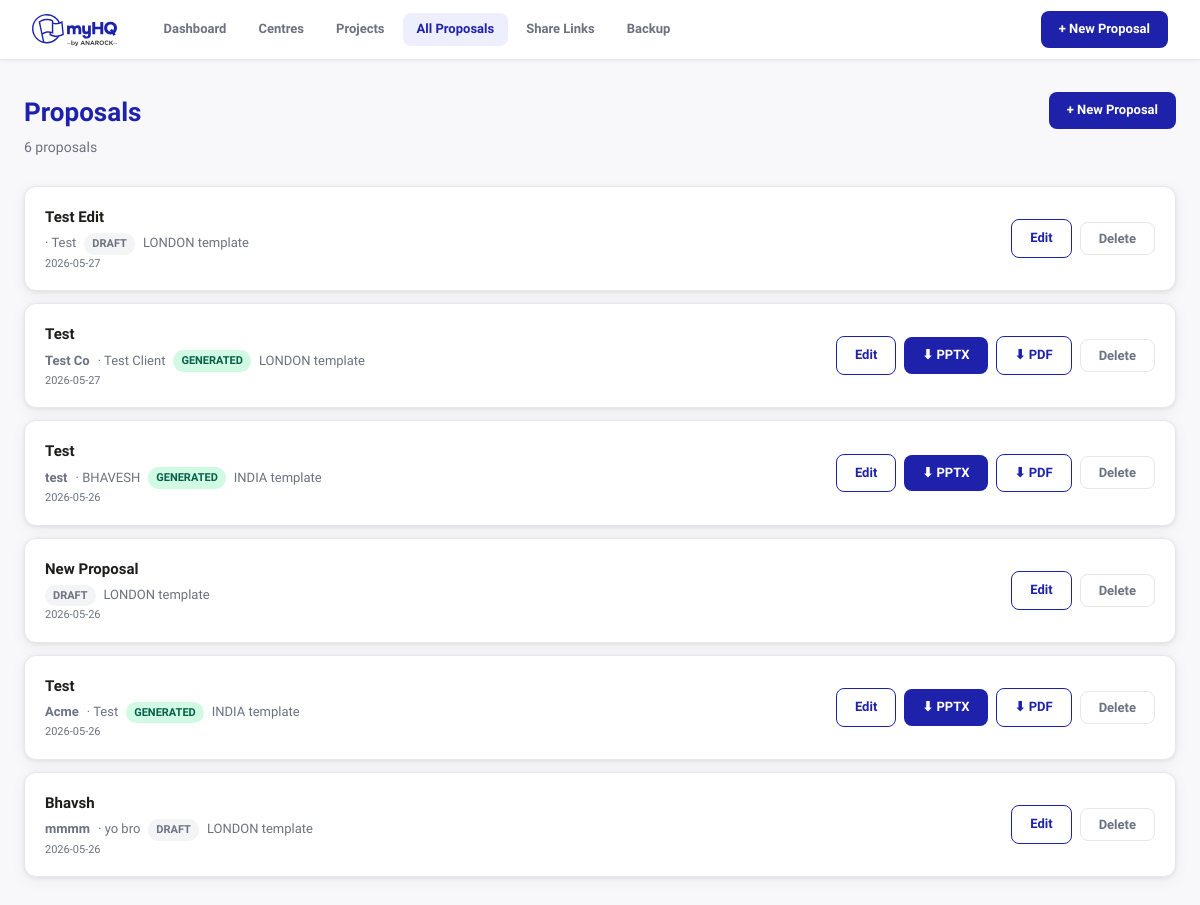
The page /proposals on the database as committed earlier.
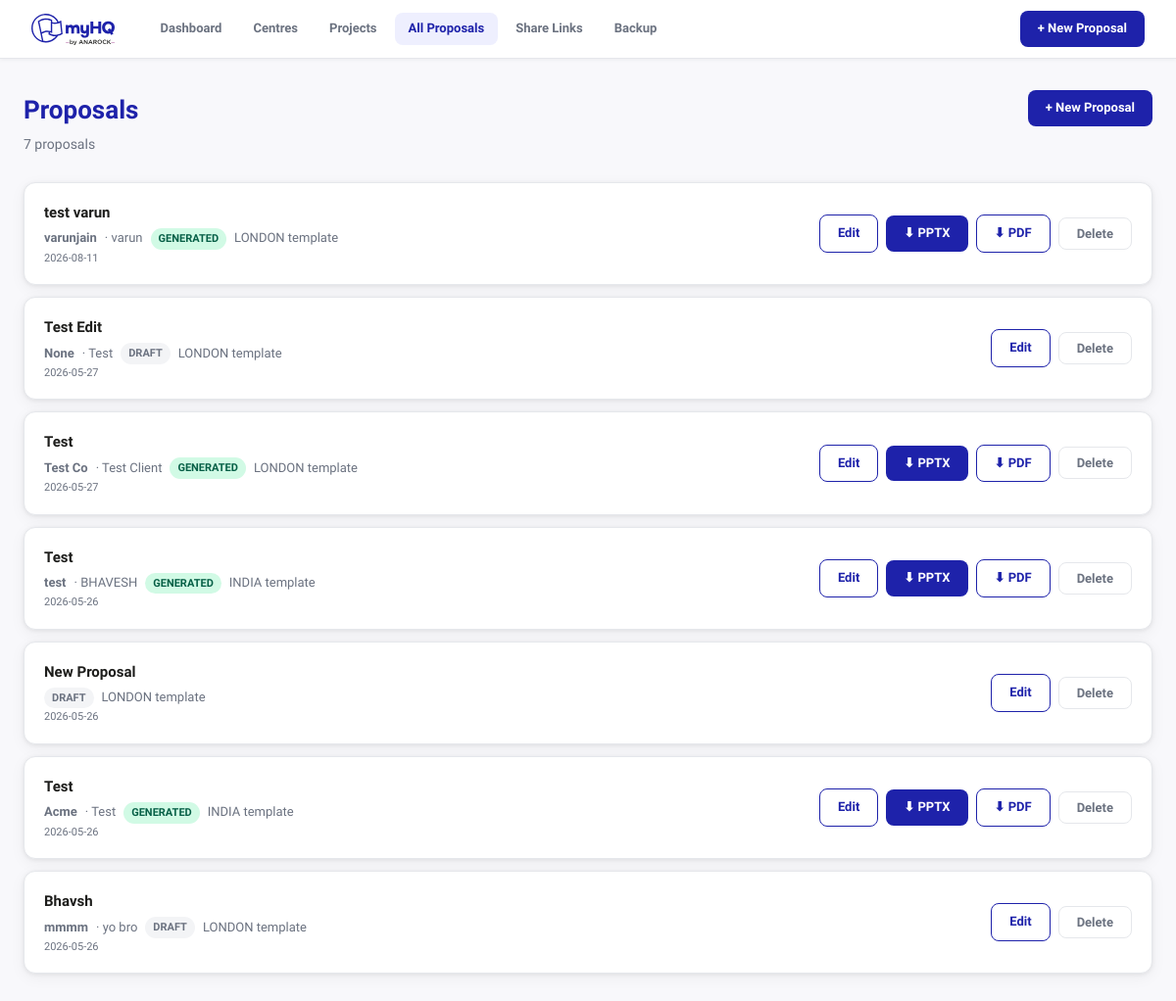
The same page on the database as committed later.
### tables this page shows
CREATE TABLE proposals (
            id INTEGER PRIMARY KEY AUTOINCREMENT,
            title TEXT,
            template TEXT DEFAULT 'london',
            client_name TEXT,
            client_company TEXT,
            client_email TEXT,
            client_location TEXT,
            team_size TEXT,
            space_type TEXT,
            area_required TEXT,
            budget TEXT,
            duration TEXT,
            selected_centres TEXT DEFAULT '[]',
            manual_centres TEXT DEFAULT '[]',
            status TEXT DEFAULT 'draft',
            pptx_filename TEXT,
            created_at DATETIME DEFAULT CURRENT_TIMESTAMP
        , pdf_filename TEXT);

### app.py (the view)
@app.route('/proposals')
def proposals_list():
    with get_db() as conn:
        proposals = conn.execute('SELECT * FROM proposals ORDER BY created_at DESC').fetchall()
    return render_template('proposals.html', proposals=proposals)

### app.py (called while the page is built)
def get_db():
    conn = sqlite3.connect(DB_PATH)
    conn.row_factory = sqlite3.Row
    return conn

### templates/proposals.html (shortened to what this page needs)
{% extends 'base.html' %}
{% block content %}
<div class="page-header">
  <div>
    <h1>Proposals</h1>
    <p class="subtitle">{{ proposals|length }} proposal{% if proposals|length!=1 %}s{% endif %}</p>
  </div>
  <a href="/proposals/new" class="btn btn-primary">+ New Proposal</a>
</div>
{% if proposals %}
<div class="proposals-list">
  {% for p in proposals %}
  <div class="proposal-row">
    <div class="proposal-info">
      <div class="proposal-title">{{ p.title or 'Untitled Proposal' }}</div>
      <div class="proposal-meta">
        {% if p.client_company %}<strong>{{ p.client_company }}</strong>{% endif %}
        {% if p.client_name %} · {{ p.client_name }}{% endif %}
        <span class="badge badge-{{ p.status }}">{{ p.status }}</span>
        <span class="text-muted">{{ p.template|upper }} template</span>
      </div>
      <div class="text-muted small">{{ p.created_at[:10] }}</div>
    </div>
    <div class="proposal-actions">
      <a href="/proposals/{{ p.id }}" class="btn btn-outline">Edit</a>
      {% if p.pptx_filename %}
      <a href="/proposals/{{ p.id }}/download/pptx" class="btn btn-primary">⬇ PPTX</a>
      {% endif %}
      {% if p.pdf_filename %}
      <a href="/proposals/{{ p.id }}/download/pdf" class="btn btn-outline">⬇ PDF</a>
      {% endif %}
      <button class="btn btn-ghost" onclick="deleteProposal({{ p.id }})">Delete</button>
    </div>
  </div>
  {% endfor %}
</div>
{% else %}
<div class="empty-state">
  <p>No proposals yet. Create your first one!</p>
  <a href="/proposals/new" class="btn btn-primary">New Proposal</a>
</div>
{% endif %}
{% endblock %}

Rows that differ between the two databases and show on the page:
added proposals: title "test varun", client_company "varunjain", client_name "varun", status "GENERATED", template "LONDON", created_at "2026-08-11"
changed proposals "Test Edit": client_company (not shown) → "None"
Other text that changed with them:
{{ proposals|length }}: "6" → "7"
